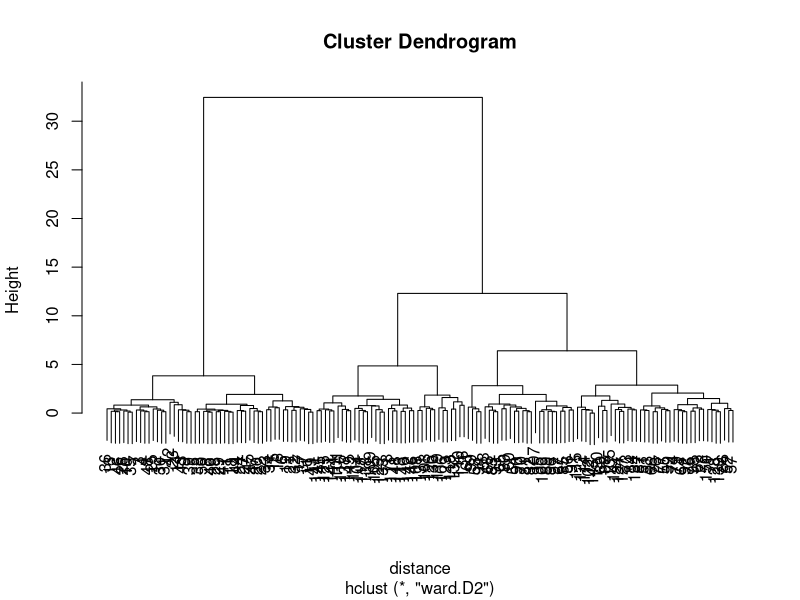
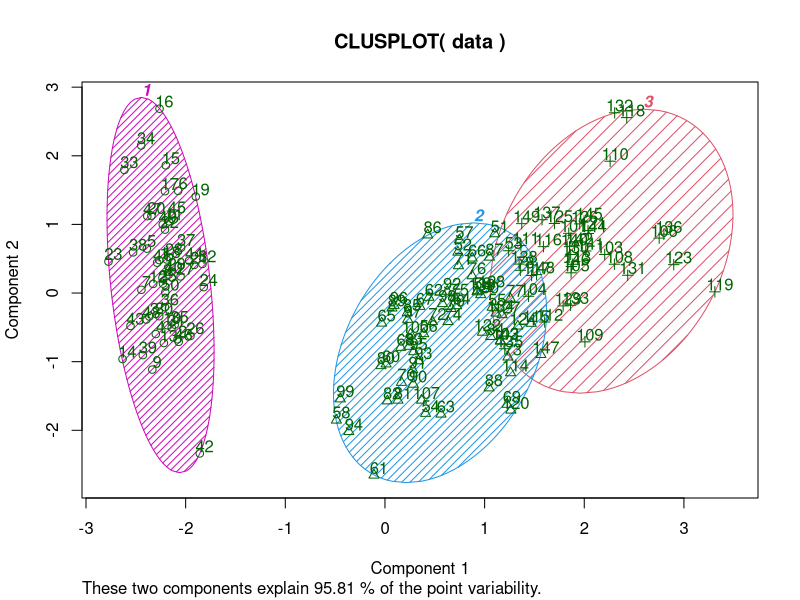

Write R code to recreate these figures, in order.
# https://qiita.com/Haruka-Ogawa/items/fcda36cc9060ba851225
library(cluster)

data <- iris[,1:4]
distance <- dist(data)
hc <- hclust(distance, method = "ward.D2")

plot(hc)

result <- cutree(hc,k=3)

answer <- iris[,5]
table <- table(answer, result)

print(table)

km <- kmeans(data,3)

clusplot(data, km$cluster, color=TRUE, shade=TRUE, labels=2, lines=0)

table <- table(answer, km$cluster)

print(table)